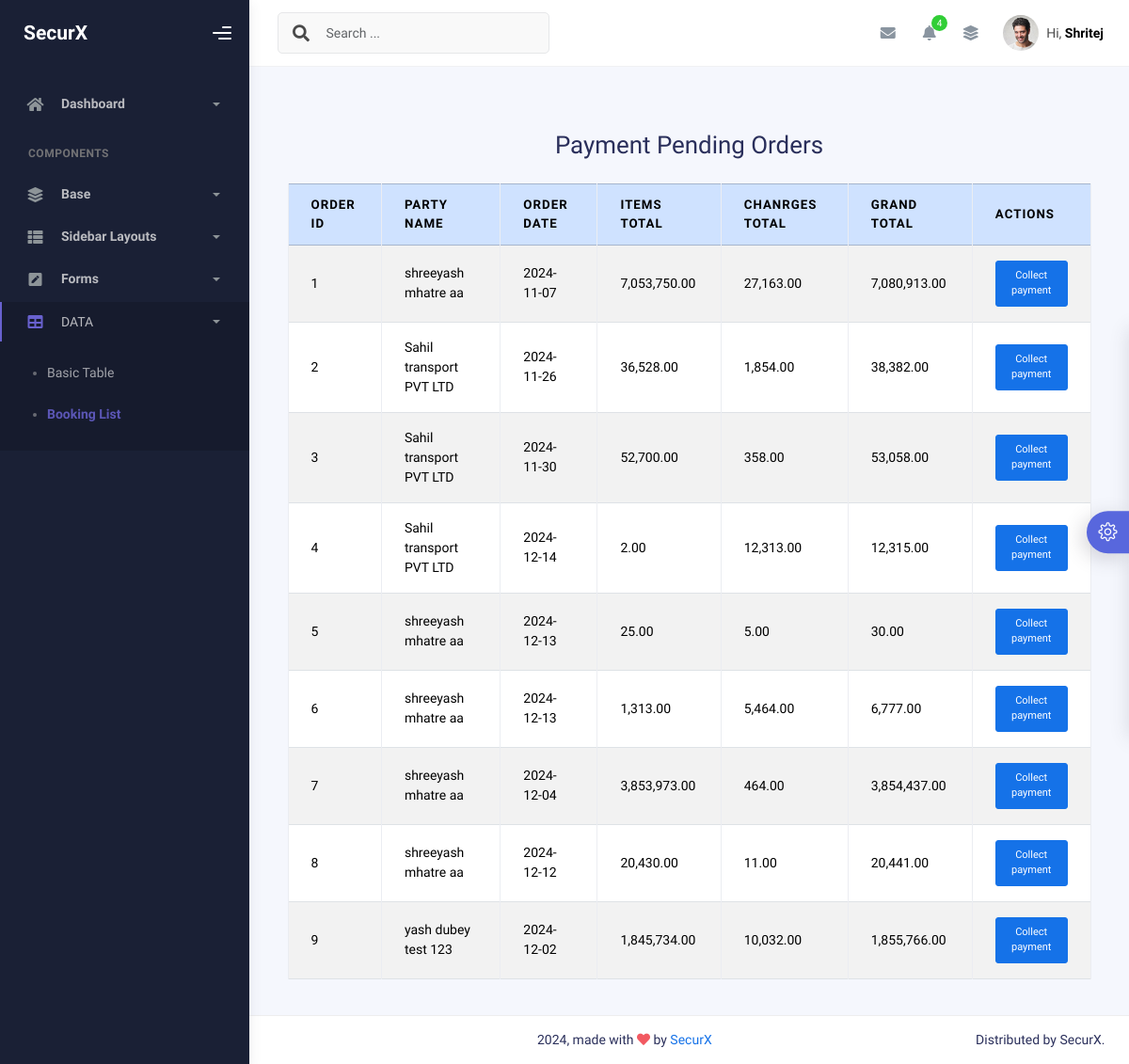
/tables/paymentpending.php, run on an earlier commit of the app's database.
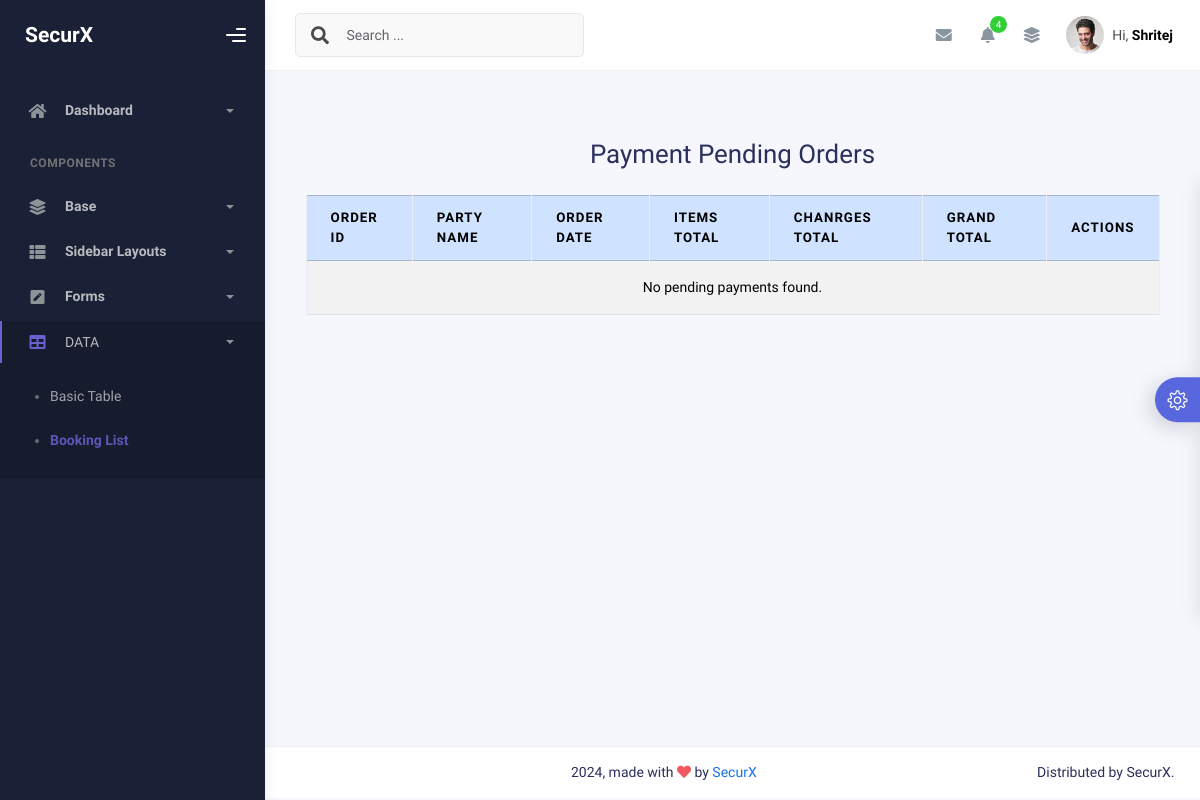
And on a later commit of the database.
### tables this page shows
CREATE TABLE `orders` (
  `id` int(11) NOT NULL,
  `Status` varchar(255) NOT NULL,
  `order_name` varchar(255) NOT NULL,
  `customer_name` varchar(255) NOT NULL,
  `order_date` date NOT NULL,
  `fromLocation` varchar(255) NOT NULL,
  `toLocation` varchar(255) NOT NULL,
  `transportMode` varchar(255) NOT NULL,
  `paidBy` varchar(255) NOT NULL,
  `taxPaidBy` varchar(255) NOT NULL,
  `pickupAddress` varchar(255) NOT NULL,
  `deliveryAddress` varchar(255) NOT NULL,
  `Vehicleno` int(255) NOT NULL,
  `DriverName` varchar(255) NOT NULL
);

### tables/paymentpending.php (the view, shortened to what this page needs)
<?php
include '../db_connect.php';
$order_id = isset($_GET['order_id']) ? (int)$_GET['order_id'] : null;
$query = "
SELECT
    o.id AS order_id,
    CASE
        WHEN o.paidBy = 'Consignor' THEN pr.name
        WHEN o.paidBy = 'Consignee' THEN prc.name
        ELSE null
    END AS Paidby,
    pr.name AS order_name,
    o.customer_name,
    o.order_date,
    COALESCE(item_totals.total_items_amount, 0) AS total_items_amount,
    COALESCE(charge_totals.total_charges, 0) AS total_charges,
    COALESCE(item_totals.total_items_amount, 0) + COALESCE(charge_totals.total_charges, 0) AS grand_total
FROM
    orders o
LEFT JOIN
    (
        SELECT
            order_id,
            SUM(amount) AS total_items_amount
        FROM
            items
        GROUP BY
            order_id
    ) AS item_totals ON o.id = item_totals.order_id
LEFT JOIN
    (
        SELECT
            order_id,
            SUM(amount) AS total_charges
        FROM
            charges
        GROUP BY
            order_id
    ) AS charge_totals ON o.id = charge_totals.order_id
JOIN
    parties pr ON pr.id = o.order_name
JOIN
    parties prc ON o.customer_name = prc.id
";
$stmt = $conn->query($query);
$result = $stmt->fetchAll(PDO::FETCH_ASSOC);
?>
<!DOCTYPE html>
<html lang="en">
  <head>
    <link rel="stylesheet" href="../assets/css/bootstrap.min.css" />
    <link rel="stylesheet" href="../assets/css/plugins.min.css" />
    <link rel="stylesheet" href="../assets/css/kaiadmin.min.css" />
    <link rel="stylesheet" href="../assets/css/demo.css" />
  </head>
  <body>
    <div class="wrapper">
      <div class="sidebar" data-background-color="dark">
        <div class="sidebar-logo">
          <div class="logo-header" data-background-color="dark">
            <a href="../index.php" class="logo">
              <span class="sidebar-brand-text text-white fs-4 fw-bold">SecurX</span>
            </a>
            <div class="nav-toggle">
              <button class="btn btn-toggle toggle-sidebar">
                <i class="gg-menu-right"></i>
              </button>
            </div>
          </div>
        </div>
        <div class="sidebar-wrapper scrollbar scrollbar-inner">
          <div class="sidebar-content">
            <ul class="nav nav-secondary">
              <li class="nav-item">
                <a
                  data-bs-toggle="collapse"
                  href="#dashboard"
                  class="collapsed"
                  aria-expanded="false"
                >
                  <i class="fas fa-home"></i>
                  <p>Dashboard</p>
                  <span class="caret"></span>
                </a>
              </li>
              <li class="nav-section">
                <h4 class="text-section">Components</h4>
              </li>
              <li class="nav-item">
                <a data-bs-toggle="collapse" href="#base">
                  <i class="fas fa-layer-group"></i>
                  <p>Base</p>
                  <span class="caret"></span>
                </a>
              </li>
              <li class="nav-item">
                <a data-bs-toggle="collapse" href="#sidebarLayouts">
                  <i class="fas fa-th-list"></i>
                  <p>Sidebar Layouts</p>
                  <span class="caret"></span>
                </a>
              </li>
              <li class="nav-item">
                <a data-bs-toggle="collapse" href="#forms">
                  <i class="fas fa-pen-square"></i>
                  <p>Forms</p>
                  <span class="caret"></span>
                </a>
              </li>
              <li class="nav-item active submenu">
                <a data-bs-toggle="collapse" href="#tables">
                  <i class="fas fa-table"></i>
                  DATA
                  <span class="caret"></span>
                </a>
                <div class="collapse show" id="tables">
                  <ul class="nav nav-collapse">
                    <li>
                      <a href="../tables/tables.html">
                        <span class="sub-item">Basic Table</span>
                      </a>
                    </li>
                    <li class="active">
                      <a href="../tables/datatables.php">
                        <span class="sub-item">Booking List</span>
                      </a>
                    </li>
                  </ul>
                </div>
              </li>
            </ul>
          </div>
        </div>
      </div>
      <div class="main-panel">
        <div class="main-header">
          <nav
            class="navbar navbar-header navbar-header-transparent navbar-expand-lg border-bottom"
          >
            <div class="container-fluid">
              <nav
                class="navbar navbar-header-left navbar-expand-lg navbar-form nav-search p-0 d-none d-lg-flex"
              >
                <div class="input-group">
                  <div class="input-group-prepend">
                    <button type="submit" class="btn btn-search pe-1">
                      <i class="fa fa-search search-icon"></i>
                    </button>
                  </div>
                  <input
                    type="text"
                    placeholder="Search ..."
                    class="form-control"
                  />
                </div>
              </nav>
              <ul class="navbar-nav topbar-nav ms-md-auto align-items-center">
                <li class="nav-item topbar-icon dropdown hidden-caret">
                  <a
                    class="nav-link dropdown-toggle"
                    href="#"
                    id="messageDropdown"
                    role="button"
                    data-bs-toggle="dropdown"
                    aria-haspopup="true"
                    aria-expanded="false"
                  >
                    <i class="fa fa-envelope"></i>
                  </a>
                </li>
                <li class="nav-item topbar-icon dropdown hidden-caret">
                  <a
                    class="nav-link dropdown-toggle"
                    href="#"
                    id="notifDropdown"
                    role="button"
                    data-bs-toggle="dropdown"
                    aria-haspopup="true"
                    aria-expanded="false"
                  >
                    <i class="fa fa-bell"></i>
                    <span class="notification">4</span>
                  </a>
                </li>
                <li class="nav-item topbar-icon dropdown hidden-caret">
                  <a
                    class="nav-link"
                    data-bs-toggle="dropdown"
                    href="#"
                    aria-expanded="false"
                  >
                    <i class="fas fa-layer-group"></i>
                  </a>
                </li>
                <li class="nav-item topbar-user dropdown hidden-caret">
                  <a
                    class="dropdown-toggle profile-pic"
                    data-bs-toggle="dropdown"
                    href="#"
                    aria-expanded="false"
                  >
                    <div class="avatar-sm">
                      <img
                        src="../assets/img/profile.jpg"
                        alt="..."
                        class="avatar-img rounded-circle"
                      />
                    </div>
                    <span class="profile-username">
                      <span class="op-7">Hi,</span>
                      <span class="fw-bold">Shritej</span>
                    </span>
                  </a>
                </li>
              </ul>
            </div>
          </nav>
        </div>
        <div class="container">
          <div class="page-inner">
          <?php $isHidden = $order_id ? 'display: none;' : ''; ?>
<div class="container mt-5" style="<?php echo $isHidden; ?>">
        <h2 class="text-center">Payment Pending Orders</h2>
        <div class="table-responsive mt-4">
            <table class="table table-bordered table-striped">
                <thead>
                    <tr class="table-primary">
                        <th>Order ID</th>
                        <th>Party Name</th>
                        <th>Order Date</th>
                        <th>Items Total</th>
                        <th>Chanrges Total</th>
                        <th>Grand Total</th>
                        <th>Actions</th>
                    </tr>
                </thead>
                <tbody>
    <?php if (!empty($result)): ?>
        <?php foreach ($result as $row): ?>
            <tr>
                <td><?php echo htmlspecialchars($row['order_id']); ?></td>
                <td><?php echo htmlspecialchars($row['Paidby']); ?></td>
                <td><?php echo htmlspecialchars($row['order_date']); ?></td>
                <td><?php echo number_format($row['total_items_amount'], 2); ?></td>
                <td><?php echo number_format($row['total_charges'], 2); ?></td>
                <td><?php echo number_format($row['grand_total'], 2); ?></td>
                <td>
                    <a href="paymentpending.php?order_id=<?php echo htmlspecialchars($row['order_id']); ?>"
                       class="btn btn-primary btn-sm">Collect payment</a>
                </td>
            </tr>
        <?php endforeach; ?>
    <?php else: ?>
        <tr>
            <td colspan="7" class="text-center">No pending payments found.</td>
        </tr>
    <?php endif; ?>
</tbody>
            </table>
        </div>
    </div>
          </div>
        </div>
        <footer class="footer">
          <div class="container-fluid d-flex justify-content-between">
            <div class="copyright">
              2024, made with <i class="fa fa-heart heart text-danger"></i> by
              <a href="http://www.themekita.com">SecurX</a>
            </div>
             <div>
              Distributed by
              <a target="_blank">SecurX</a>.
            </div>
          </div>
        </footer>
      </div>
      <div class="custom-template">
        <div class="custom-toggle">
          <i class="icon-settings"></i>
        </div>
      </div>
    </div>
  </body>
</html>

### assets/css/demo.css (style rules this page uses)
.custom-template { position: fixed; top: 50%; transform: translateY(-50%); right: -325px; width: 325px; height: max-content; display: block; z-index: 1; background: #ffffff; transition: all .3s; z-index: 1003; box-shadow: -1px 1px 20px rgba(69, 65, 78, 0.15); border-top-left-radius: 5px; border-bottom-left-radius: 5px; transition: all .5s; }
.custom-template .custom-toggle { position: absolute; width: 45px; height: 45px; background: #5867dd; top: 50%; left: -45px; transform: translateY(-50%); display: flex; align-items: center; justify-content: center; text-align: center; border-top-left-radius: 30px; border-bottom-left-radius: 30px; cursor: pointer; color: #ffffff; box-shadow: -5px 5px 20px rgba(69, 65, 78, 0.21); }
.custom-template .custom-toggle i { font-size: 20px; animation: 1.3s spin linear infinite; }

What changed in the data, as far as the page shows it:
removed orders: id "1", Paidby "shreeyash mhatre aa", order_date "2024-11-07", total_items_amount "7,053,750.00", total_charges "27,163.00", grand_total "7,080,913.00"
removed orders: id "2", Paidby "Sahil transport PVT LTD", order_date "2024-11-26", total_items_amount "36,528.00", total_charges "1,854.00", grand_total "38,382.00"
removed orders: id "3", Paidby "Sahil transport PVT LTD", order_date "2024-11-30", total_items_amount "52,700.00", total_charges "358.00", grand_total "53,058.00"
removed orders: id "4", Paidby "Sahil transport PVT LTD", order_date "2024-12-14", total_items_amount "2.00", total_charges "12,313.00", grand_total "12,315.00"
removed orders: id "5", Paidby "shreeyash mhatre aa", order_date "2024-12-13", total_items_amount "25.00", total_charges "5.00", grand_total "30.00"
removed orders: id "6", Paidby "shreeyash mhatre aa", order_date "2024-12-13", total_items_amount "1,313.00", total_charges "5,464.00", grand_total "6,777.00"
removed orders: id "7", Paidby "shreeyash mhatre aa", order_date "2024-12-04", total_items_amount "3,853,973.00", total_charges "464.00", grand_total "3,854,437.00"
removed orders: id "8", Paidby "shreeyash mhatre aa", order_date "2024-12-12", total_items_amount "20,430.00", total_charges "11.00", grand_total "20,441.00"
removed orders: id "9", Paidby "yash dubey test 123", order_date "2024-12-02", total_items_amount "1,845,734.00", total_charges "10,032.00", grand_total "1,855,766.00"
Also different on the page:
text now shown: "No pending payments found."
